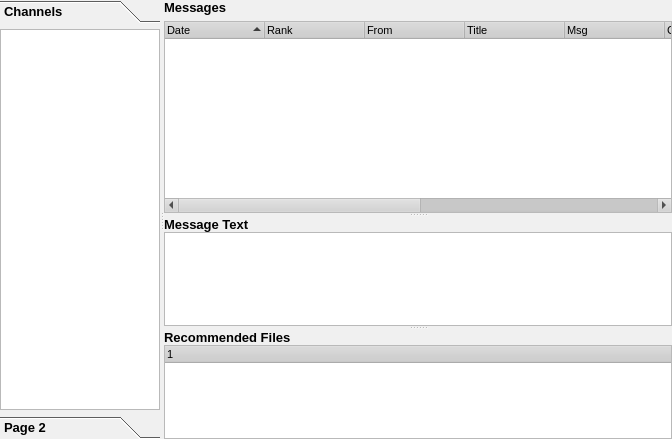
<ui version="4.0" >
 <class>ChannelsDialog</class>
 <widget class="QWidget" name="ChannelsDialog" >
  <property name="geometry" >
   <rect>
    <x>0</x>
    <y>0</y>
    <width>672</width>
    <height>439</height>
   </rect>
  </property>
  <property name="sizePolicy" >
   <sizepolicy>
    <hsizetype>5</hsizetype>
    <vsizetype>7</vsizetype>
    <horstretch>0</horstretch>
    <verstretch>0</verstretch>
   </sizepolicy>
  </property>
  <property name="palette" >
   <palette>
    <active>
     <colorrole role="WindowText" >
      <brush brushstyle="SolidPattern" >
       <color alpha="255" >
        <red>0</red>
        <green>0</green>
        <blue>0</blue>
       </color>
      </brush>
     </colorrole>
     <colorrole role="Button" >
      <brush brushstyle="SolidPattern" >
       <color alpha="255" >
        <red>208</red>
        <green>208</green>
        <blue>208</blue>
       </color>
      </brush>
     </colorrole>
     <colorrole role="Light" >
      <brush brushstyle="SolidPattern" >
       <color alpha="255" >
        <red>255</red>
        <green>255</green>
        <blue>255</blue>
       </color>
      </brush>
     </colorrole>
     <colorrole role="Midlight" >
      <brush brushstyle="SolidPattern" >
       <color alpha="255" >
        <red>247</red>
        <green>247</green>
        <blue>247</blue>
       </color>
      </brush>
     </colorrole>
     <colorrole role="Dark" >
      <brush brushstyle="SolidPattern" >
       <color alpha="255" >
        <red>104</red>
        <green>104</green>
        <blue>104</blue>
       </color>
      </brush>
     </colorrole>
     <colorrole role="Mid" >
      <brush brushstyle="SolidPattern" >
       <color alpha="255" >
        <red>139</red>
        <green>139</green>
        <blue>139</blue>
       </color>
      </brush>
     </colorrole>
     <colorrole role="Text" >
      <brush brushstyle="SolidPattern" >
       <color alpha="255" >
        <red>0</red>
        <green>0</green>
        <blue>0</blue>
       </color>
      </brush>
     </colorrole>
     <colorrole role="BrightText" >
      <brush brushstyle="SolidPattern" >
       <color alpha="255" >
        <red>255</red>
        <green>255</green>
        <blue>255</blue>
       </color>
      </brush>
     </colorrole>
     <colorrole role="ButtonText" >
      <brush brushstyle="SolidPattern" >
       <color alpha="255" >
        <red>0</red>
        <green>0</green>
        <blue>0</blue>
       </color>
      </brush>
     </colorrole>
     <colorrole role="Base" >
      <brush brushstyle="SolidPattern" >
       <color alpha="255" >
        <red>255</red>
        <green>255</green>
        <blue>255</blue>
       </color>
      </brush>
     </colorrole>
     <colorrole role="Window" >
      <brush brushstyle="SolidPattern" >
       <color alpha="255" >
        <red>240</red>
        <green>240</green>
        <blue>240</blue>
       </color>
      </brush>
     </colorrole>
     <colorrole role="Shadow" >
      <brush brushstyle="SolidPattern" >
       <color alpha="255" >
        <red>0</red>
        <green>0</green>
        <blue>0</blue>
       </color>
      </brush>
     </colorrole>
     <colorrole role="Highlight" >
      <brush brushstyle="SolidPattern" >
       <color alpha="255" >
        <red>0</red>
        <green>0</green>
        <blue>128</blue>
       </color>
      </brush>
     </colorrole>
     <colorrole role="HighlightedText" >
      <brush brushstyle="SolidPattern" >
       <color alpha="255" >
        <red>255</red>
        <green>255</green>
        <blue>255</blue>
       </color>
      </brush>
     </colorrole>
     <colorrole role="Link" >
      <brush brushstyle="SolidPattern" >
       <color alpha="255" >
        <red>0</red>
        <green>0</green>
        <blue>255</blue>
       </color>
      </brush>
     </colorrole>
     <colorrole role="LinkVisited" >
      <brush brushstyle="SolidPattern" >
       <color alpha="255" >
        <red>255</red>
        <green>0</green>
        <blue>255</blue>
       </color>
      </brush>
     </colorrole>
     <colorrole role="AlternateBase" >
      <brush brushstyle="SolidPattern" >
       <color alpha="255" >
        <red>231</red>
        <green>231</green>
        <blue>231</blue>
       </color>
      </brush>
     </colorrole>
    </active>
    <inactive>
     <colorrole role="WindowText" >
      <brush brushstyle="SolidPattern" >
       <color alpha="255" >
        <red>0</red>
        <green>0</green>
        <blue>0</blue>
       </color>
      </brush>
     </colorrole>
     <colorrole role="Button" >
      <brush brushstyle="SolidPattern" >
       <color alpha="255" >
        <red>208</red>
        <green>208</green>
        <blue>208</blue>
       </color>
      </brush>
     </colorrole>
     <colorrole role="Light" >
      <brush brushstyle="SolidPattern" >
       <color alpha="255" >
        <red>255</red>
        <green>255</green>
        <blue>255</blue>
       </color>
      </brush>
     </colorrole>
     <colorrole role="Midlight" >
      <brush brushstyle="SolidPattern" >
       <color alpha="255" >
        <red>247</red>
        <green>247</green>
        <blue>247</blue>
       </color>
      </brush>
     </colorrole>
     <colorrole role="Dark" >
      <brush brushstyle="SolidPattern" >
       <color alpha="255" >
        <red>104</red>
        <green>104</green>
        <blue>104</blue>
       </color>
      </brush>
     </colorrole>
     <colorrole role="Mid" >
      <brush brushstyle="SolidPattern" >
       <color alpha="255" >
        <red>139</red>
        <green>139</green>
        <blue>139</blue>
       </color>
      </brush>
     </colorrole>
     <colorrole role="Text" >
      <brush brushstyle="SolidPattern" >
       <color alpha="255" >
        <red>0</red>
        <green>0</green>
        <blue>0</blue>
       </color>
      </brush>
     </colorrole>
     <colorrole role="BrightText" >
      <brush brushstyle="SolidPattern" >
       <color alpha="255" >
        <red>255</red>
        <green>255</green>
        <blue>255</blue>
       </color>
      </brush>
     </colorrole>
     <colorrole role="ButtonText" >
      <brush brushstyle="SolidPattern" >
       <color alpha="255" >
        <red>0</red>
        <green>0</green>
        <blue>0</blue>
       </color>
      </brush>
     </colorrole>
     <colorrole role="Base" >
      <brush brushstyle="SolidPattern" >
       <color alpha="255" >
        <red>255</red>
        <green>255</green>
        <blue>255</blue>
       </color>
      </brush>
     </colorrole>
     <colorrole role="Window" >
      <brush brushstyle="SolidPattern" >
       <color alpha="255" >
        <red>240</red>
        <green>240</green>
        <blue>240</blue>
       </color>
      </brush>
     </colorrole>
     <colorrole role="Shadow" >
      <brush brushstyle="SolidPattern" >
       <color alpha="255" >
        <red>0</red>
        <green>0</green>
        <blue>0</blue>
       </color>
      </brush>
     </colorrole>
     <colorrole role="Highlight" >
      <brush brushstyle="SolidPattern" >
       <color alpha="255" >
        <red>192</red>
        <green>192</green>
        <blue>192</blue>
       </color>
      </brush>
     </colorrole>
     <colorrole role="HighlightedText" >
      <brush brushstyle="SolidPattern" >
       <color alpha="255" >
        <red>0</red>
        <green>0</green>
        <blue>0</blue>
       </color>
      </brush>
     </colorrole>
     <colorrole role="Link" >
      <brush brushstyle="SolidPattern" >
       <color alpha="255" >
        <red>0</red>
        <green>0</green>
        <blue>255</blue>
       </color>
      </brush>
     </colorrole>
     <colorrole role="LinkVisited" >
      <brush brushstyle="SolidPattern" >
       <color alpha="255" >
        <red>255</red>
        <green>0</green>
        <blue>255</blue>
       </color>
      </brush>
     </colorrole>
     <colorrole role="AlternateBase" >
      <brush brushstyle="SolidPattern" >
       <color alpha="255" >
        <red>231</red>
        <green>231</green>
        <blue>231</blue>
       </color>
      </brush>
     </colorrole>
    </inactive>
    <disabled>
     <colorrole role="WindowText" >
      <brush brushstyle="SolidPattern" >
       <color alpha="255" >
        <red>104</red>
        <green>104</green>
        <blue>104</blue>
       </color>
      </brush>
     </colorrole>
     <colorrole role="Button" >
      <brush brushstyle="SolidPattern" >
       <color alpha="255" >
        <red>208</red>
        <green>208</green>
        <blue>208</blue>
       </color>
      </brush>
     </colorrole>
     <colorrole role="Light" >
      <brush brushstyle="SolidPattern" >
       <color alpha="255" >
        <red>255</red>
        <green>255</green>
        <blue>255</blue>
       </color>
      </brush>
     </colorrole>
     <colorrole role="Midlight" >
      <brush brushstyle="SolidPattern" >
       <color alpha="255" >
        <red>247</red>
        <green>247</green>
        <blue>247</blue>
       </color>
      </brush>
     </colorrole>
     <colorrole role="Dark" >
      <brush brushstyle="SolidPattern" >
       <color alpha="255" >
        <red>104</red>
        <green>104</green>
        <blue>104</blue>
       </color>
      </brush>
     </colorrole>
     <colorrole role="Mid" >
      <brush brushstyle="SolidPattern" >
       <color alpha="255" >
        <red>139</red>
        <green>139</green>
        <blue>139</blue>
       </color>
      </brush>
     </colorrole>
     <colorrole role="Text" >
      <brush brushstyle="SolidPattern" >
       <color alpha="255" >
        <red>104</red>
        <green>104</green>
        <blue>104</blue>
       </color>
      </brush>
     </colorrole>
     <colorrole role="BrightText" >
      <brush brushstyle="SolidPattern" >
       <color alpha="255" >
        <red>255</red>
        <green>255</green>
        <blue>255</blue>
       </color>
      </brush>
     </colorrole>
     <colorrole role="ButtonText" >
      <brush brushstyle="SolidPattern" >
       <color alpha="255" >
        <red>104</red>
        <green>104</green>
        <blue>104</blue>
       </color>
      </brush>
     </colorrole>
     <colorrole role="Base" >
      <brush brushstyle="SolidPattern" >
       <color alpha="255" >
        <red>240</red>
        <green>240</green>
        <blue>240</blue>
       </color>
      </brush>
     </colorrole>
     <colorrole role="Window" >
      <brush brushstyle="SolidPattern" >
       <color alpha="255" >
        <red>240</red>
        <green>240</green>
        <blue>240</blue>
       </color>
      </brush>
     </colorrole>
     <colorrole role="Shadow" >
      <brush brushstyle="SolidPattern" >
       <color alpha="255" >
        <red>0</red>
        <green>0</green>
        <blue>0</blue>
       </color>
      </brush>
     </colorrole>
     <colorrole role="Highlight" >
      <brush brushstyle="SolidPattern" >
       <color alpha="255" >
        <red>0</red>
        <green>0</green>
        <blue>128</blue>
       </color>
      </brush>
     </colorrole>
     <colorrole role="HighlightedText" >
      <brush brushstyle="SolidPattern" >
       <color alpha="255" >
        <red>255</red>
        <green>255</green>
        <blue>255</blue>
       </color>
      </brush>
     </colorrole>
     <colorrole role="Link" >
      <brush brushstyle="SolidPattern" >
       <color alpha="255" >
        <red>0</red>
        <green>0</green>
        <blue>255</blue>
       </color>
      </brush>
     </colorrole>
     <colorrole role="LinkVisited" >
      <brush brushstyle="SolidPattern" >
       <color alpha="255" >
        <red>255</red>
        <green>0</green>
        <blue>255</blue>
       </color>
      </brush>
     </colorrole>
     <colorrole role="AlternateBase" >
      <brush brushstyle="SolidPattern" >
       <color alpha="255" >
        <red>231</red>
        <green>231</green>
        <blue>231</blue>
       </color>
      </brush>
     </colorrole>
    </disabled>
   </palette>
  </property>
  <property name="font" >
   <font>
    <family>Arial</family>
    <pointsize>8</pointsize>
    <weight>50</weight>
    <italic>false</italic>
    <bold>false</bold>
    <underline>false</underline>
    <strikeout>false</strikeout>
   </font>
  </property>
  <property name="contextMenuPolicy" >
   <enum>Qt::DefaultContextMenu</enum>
  </property>
  <property name="windowIcon" >
   <iconset resource="images.qrc" >:/images/channels.png</iconset>
  </property>
  <layout class="QGridLayout" >
   <property name="margin" >
    <number>0</number>
   </property>
   <property name="spacing" >
    <number>0</number>
   </property>
   <item row="0" column="0" >
    <widget class="QSplitter" name="splitter_4" >
     <property name="orientation" >
      <enum>Qt::Horizontal</enum>
     </property>
     <widget class="QToolBox" name="toolBox" >
      <property name="maximumSize" >
       <size>
        <width>160</width>
        <height>16777215</height>
       </size>
      </property>
      <property name="font" >
       <font>
        <pointsize>10</pointsize>
        <weight>75</weight>
        <bold>true</bold>
       </font>
      </property>
      <property name="currentIndex" >
       <number>0</number>
      </property>
      <widget class="QWidget" name="page" >
       <property name="geometry" >
        <rect>
         <x>0</x>
         <y>0</y>
         <width>160</width>
         <height>377</height>
        </rect>
       </property>
       <attribute name="label" >
        <string>Channels</string>
       </attribute>
       <attribute name="icon" >
        <iconset resource="images.qrc" >:/images/channels.png</iconset>
       </attribute>
       <attribute name="toolTip" >
        <string>Channels</string>
       </attribute>
       <layout class="QGridLayout" >
        <property name="margin" >
         <number>0</number>
        </property>
        <property name="spacing" >
         <number>0</number>
        </property>
        <item row="0" column="0" >
         <widget class="QListWidget" name="channelslistWidget" />
        </item>
       </layout>
      </widget>
      <widget class="QWidget" name="page_2" >
       <property name="geometry" >
        <rect>
         <x>0</x>
         <y>0</y>
         <width>160</width>
         <height>377</height>
        </rect>
       </property>
       <attribute name="label" >
        <string>Page 2</string>
       </attribute>
      </widget>
     </widget>
     <widget class="QSplitter" name="splitter_3" >
      <property name="orientation" >
       <enum>Qt::Horizontal</enum>
      </property>
      <widget class="QSplitter" name="splitter_2" >
       <property name="orientation" >
        <enum>Qt::Vertical</enum>
       </property>
       <widget class="QWidget" name="layoutWidget" >
        <layout class="QGridLayout" >
         <property name="margin" >
          <number>0</number>
         </property>
         <property name="spacing" >
          <number>6</number>
         </property>
         <item row="0" column="0" >
          <widget class="QLabel" name="label" >
           <property name="text" >
            <string>&lt;html>&lt;head>&lt;meta name="qrichtext" content="1" />&lt;style type="text/css">
p, li { white-space: pre-wrap; }
&lt;/style>&lt;/head>&lt;body style=" font-family:'Arial'; font-size:8pt; font-weight:400; font-style:normal; text-decoration:none;">
&lt;p style=" margin-top:0px; margin-bottom:0px; margin-left:0px; margin-right:0px; -qt-block-indent:0; text-indent:0px;">&lt;span style=" font-size:10pt; font-weight:600;">Messages&lt;/span>&lt;/p>&lt;/body>&lt;/html></string>
           </property>
          </widget>
         </item>
         <item row="1" column="0" >
          <widget class="QTreeWidget" name="msgWidget" >
           <property name="sizePolicy" >
            <sizepolicy>
             <hsizetype>7</hsizetype>
             <vsizetype>3</vsizetype>
             <horstretch>0</horstretch>
             <verstretch>0</verstretch>
            </sizepolicy>
           </property>
           <property name="contextMenuPolicy" >
            <enum>Qt::CustomContextMenu</enum>
           </property>
           <property name="sortingEnabled" >
            <bool>true</bool>
           </property>
           <property name="columnCount" >
            <number>10</number>
           </property>
           <column>
            <property name="text" >
             <string>Date</string>
            </property>
           </column>
           <column>
            <property name="text" >
             <string>Rank</string>
            </property>
           </column>
           <column>
            <property name="text" >
             <string>From</string>
            </property>
           </column>
           <column>
            <property name="text" >
             <string>Title</string>
            </property>
           </column>
           <column>
            <property name="text" >
             <string>Msg</string>
            </property>
           </column>
           <column>
            <property name="text" >
             <string>Count</string>
            </property>
           </column>
           <column>
            <property name="text" >
             <string>Size</string>
            </property>
           </column>
           <column>
            <property name="text" >
             <string>Type</string>
            </property>
           </column>
           <column>
            <property name="text" >
             <string>Rs[Cert/Chan]IdSize</string>
            </property>
           </column>
           <column>
            <property name="text" >
             <string>RsMsgId</string>
            </property>
           </column>
          </widget>
         </item>
        </layout>
       </widget>
       <widget class="QSplitter" name="splitter" >
        <property name="orientation" >
         <enum>Qt::Vertical</enum>
        </property>
        <widget class="QWidget" name="layoutWidget" >
         <layout class="QGridLayout" >
          <property name="margin" >
           <number>0</number>
          </property>
          <property name="spacing" >
           <number>0</number>
          </property>
          <item row="0" column="0" >
           <widget class="QLabel" name="label_3" >
            <property name="text" >
             <string>&lt;html>&lt;head>&lt;meta name="qrichtext" content="1" />&lt;style type="text/css">
p, li { white-space: pre-wrap; }
&lt;/style>&lt;/head>&lt;body style=" font-family:'Arial'; font-size:8pt; font-weight:400; font-style:normal; text-decoration:none;">
&lt;p style=" margin-top:0px; margin-bottom:0px; margin-left:0px; margin-right:0px; -qt-block-indent:0; text-indent:0px;">&lt;span style=" font-size:10pt; font-weight:600;">Message Text&lt;/span>&lt;/p>&lt;/body>&lt;/html></string>
            </property>
           </widget>
          </item>
          <item row="1" column="0" >
           <widget class="QTextBrowser" name="msgText" />
          </item>
         </layout>
        </widget>
        <widget class="QWidget" name="layoutWidget" >
         <layout class="QVBoxLayout" >
          <property name="margin" >
           <number>0</number>
          </property>
          <property name="spacing" >
           <number>0</number>
          </property>
          <item>
           <widget class="QLabel" name="label_2" >
            <property name="text" >
             <string>&lt;html>&lt;head>&lt;meta name="qrichtext" content="1" />&lt;style type="text/css">
p, li { white-space: pre-wrap; }
&lt;/style>&lt;/head>&lt;body style=" font-family:'Arial'; font-size:8pt; font-weight:400; font-style:normal; text-decoration:none;">
&lt;p style=" margin-top:0px; margin-bottom:0px; margin-left:0px; margin-right:0px; -qt-block-indent:0; text-indent:0px;">&lt;span style=" font-size:10pt; font-weight:600;">Recommended Files&lt;/span>&lt;/p>&lt;/body>&lt;/html></string>
            </property>
           </widget>
          </item>
          <item>
           <widget class="QTreeWidget" name="msgList" >
            <property name="contextMenuPolicy" >
             <enum>Qt::CustomContextMenu</enum>
            </property>
           </widget>
          </item>
         </layout>
        </widget>
       </widget>
      </widget>
     </widget>
    </widget>
   </item>
  </layout>
 </widget>
 <resources>
  <include location="images.qrc" />
 </resources>
 <connections/>
</ui>
